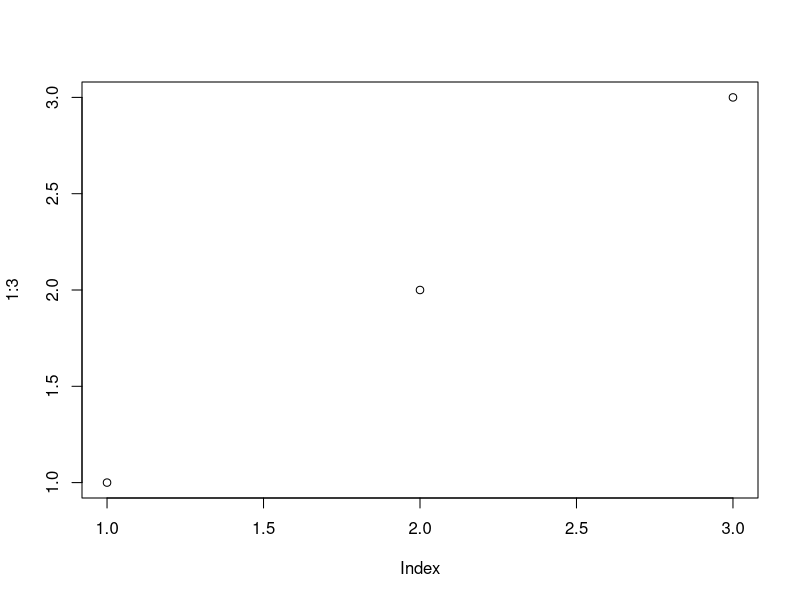
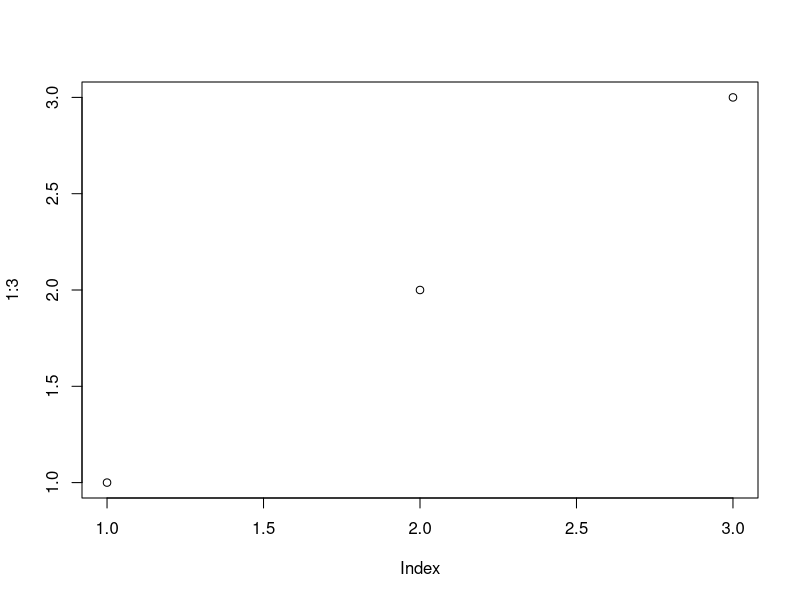

These figures' R source, in order:
## ---- chunk 1
#| echo: true

# Storing a number
a <- 2

b <- 3

# Storing the result a calculation

add <- a + b

# Swapping elements between box

a <- 2
out <- 2 + 123

a <- out
out <- a
# Did not swap because a is 125, so a = 2 is no longer in the memory.
# when you set out <- a it means that out <- 125 because that is the value of a.

temporary <- a
a <- out
out <- temporary

# To visualize that, think of swapping cups of tea and coffee...you need a third cup.
## ---- chunk 2
#| echo: true
plot(1:3)

# vs
fig <- plot(1:3)
fig
#Failed because base graphics = side effect , in ggplot2, plot object and can be saved
